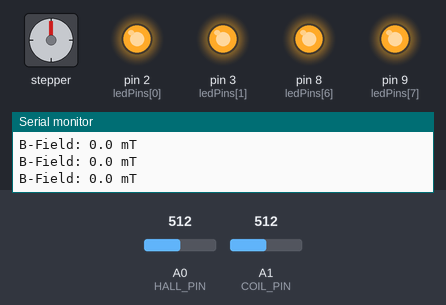
Simulated run of this sketch. Board: Arduino Uno, built with avr-gcc and run on an emulated ATmega328P. On the bench: stepper motor, output pins drawn as LEDs (lit = HIGH), the last lines printed to the serial monitor. Wiring (inferred from the names in the program): stepper motor (2048 steps per turn assumed): coils pin 4, pin 5, pin 6, pin 7. The inputs (shaded band) are chosen by the test bench; at power-on: A0 (HALL_PIN) = 512, A1 (COIL_PIN) = 512. Pins used as bus, display or sensor lines are not drawn.

Above: at 1.4 s.
1.5 s: A0 (HALL_PIN) set to 546
3.0 s: A0 (HALL_PIN) set to 574
At 3.6 s:
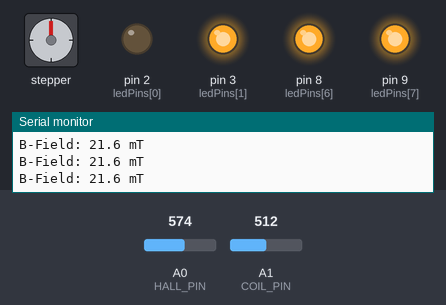
4.5 s: A0 (HALL_PIN) set to 588
6.0 s: A0 (HALL_PIN) set to 611
At 6.5 s:
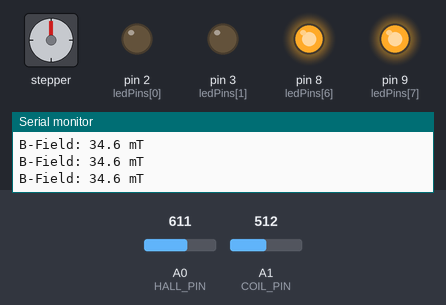
10.5 s: A0 (HALL_PIN) set to 774
12.0 s: A0 (HALL_PIN) set to 802
At 12.5 s:
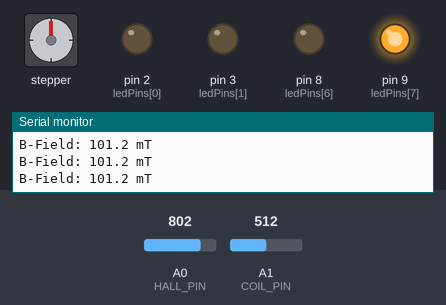
Timing chart, 0 to 14.5 s (numbered marks = the images above; inputs shaded):
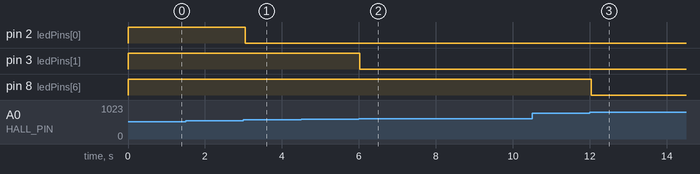

The sketch:

Electroproject1.ino
```cpp
/*
 * Project: Electromagnetic Field & Induction Visualizer
 * Hardware: Arduino UNO R3, KY-035 Linear Hall Sensor (49E),
 *           ~260-Turn Copper Induction Coil (2.5V Voltage Divider),
 *           8-LED Active-Low Bar Graph (220-ohm current-limiting resistors)
 */

const int HALL_PIN = A0;                       // sensor output
const int COIL_PIN = A1;                       // induction coil (2.5V biased)
const int ledPins[] = {2, 3, 4, 5, 6, 7, 8, 9}; // 8-LED bar graph

const float VCC = 5.0;                         // Arduino operating voltage
const float ADC_MAX = 1023.0;                  // 10-bit ADC resolution
const float HALL_SENSITIVITY = 0.014;          // 49E Hall sensitivity (~14 mV/mT)

int hallRest = 535;                            // Auto-calibrated zero-field Hall baseline
int coilRest = 512;                            // Auto-calibrated 2.5V coil midpoint
int mode = 1;                                  // 1 is for the Hall B-Field (mT) and 2 for Faraday EMF (V)

void setup() {
  Serial.begin(115200);

  //starting with all LEDs OFF (Active-Low: HIGH = OFF, LOW = ON)
  for (int i = 0; i < 8; i++) {
    pinMode(ledPins[i], OUTPUT);
    digitalWrite(ledPins[i], HIGH);
  }

  // Auto-calibrate, taking the first 50 samples
  long hallSum = 0, coilSum = 0;
  for (int i = 0; i < 50; i++) {
    hallSum += analogRead(HALL_PIN);
    coilSum += analogRead(COIL_PIN);
    delay(5);
  }
  hallRest = hallSum / 50;
  coilRest = coilSum / 50;

  Serial.println("=== Electromagnetic Field & Induction Visualizer ===");
  Serial.println("Type '1' for Hall Magnetic Field (mT) | Type '2' for Faraday Induction (V)");
}

void loop() {
  // Checking Serial Monitor for user mode switching
  if (Serial.available() > 0) {
    char cmd = Serial.read();
    if (cmd == '1') {
      mode = 1;
      Serial.println("\n[MODE 1] Hall Effect Magnetic Field (B)");
    } else if (cmd == '2') {
      mode = 2;
      Serial.println("\n[MODE 2] Faraday Induction Coil (E_ep)");
    }
  }

  int leds = 0;

  if (mode == 1) {
    // --- MODE 1: Static & Dynamic Magnetic Flux Density (Hall Effect) ---
    int raw = analogRead(HALL_PIN);
    int change = abs(raw - hallRest);

    // Map magnetic field change (15 to 310 ADC steps) LEDs
    leds = map(change, 15, 310, 0, 8);

    // Convert ADC delta to voltage and magnetic flux density in mT
    float bField_mT = ((raw - hallRest) / ADC_MAX * VCC) / HALL_SENSITIVITY;
    Serial.print("B-Field: ");
    Serial.print(bField_mT, 1);
    Serial.println(" mT");
    delay(20);

  } else {
    // --- MODE 2: Electromagnetic Induction (Faraday's & Lenz's Laws) ---
    // Sample continuously for 60 ms to capture the full magnet stroke peak
    int maxSpike = 0;
    float peakEMF = 0.0;
    unsigned long start = millis();

    while (millis() - start < 60) {
      int raw = analogRead(COIL_PIN);
      int spike = abs(raw - coilRest);
      if (spike > maxSpike) {
        maxSpike = spike;
        peakEMF = ((raw - coilRest) / ADC_MAX) * VCC;
      }
    }

    // Ignore room hum and scale 0.034V–0.11V across LEDs
    leds = (maxSpike >= 7) ? map(maxSpike, 7, 22, 1, 8) : 0;

    if (maxSpike >= 7) {
      Serial.print("Peak Induced EMF (E_ep): ");
      Serial.print(peakEMF, 3);
      Serial.println(" V");
    }
  }

  // Updated the 8-LED Active-Low bar graph
  leds = constrain(leds, 0, 8);
  for (int i = 0; i < 8; i++) {
    digitalWrite(ledPins[i], i < leds ? LOW : HIGH);
  }

  // Hold LED flash for 150 ms in Mode 2 so that the fast induction spikes remain visible
  if (mode == 2 && leds > 0) {
    delay(150);
  }
}
```

Measured:
- the behaviour switches between 563 and 564 on A0 (HALL_PIN) (found by bisection; images 0 and 1)
- the behaviour switches between 600 and 601 on A0 (HALL_PIN) (found by bisection; images 1 and 2)
- the behaviour switches between 785 and 786 on A0 (HALL_PIN) (found by bisection; images 2 and 3)
- after the input at 3.0 s, pin 2 (ledPins[0]): HIGH → LOW at once
- after the input at 6.0 s, pin 3 (ledPins[1]): HIGH → LOW at once
- after the input at 12.0 s, pin 8 (ledPins[6]): HIGH → LOW at once
